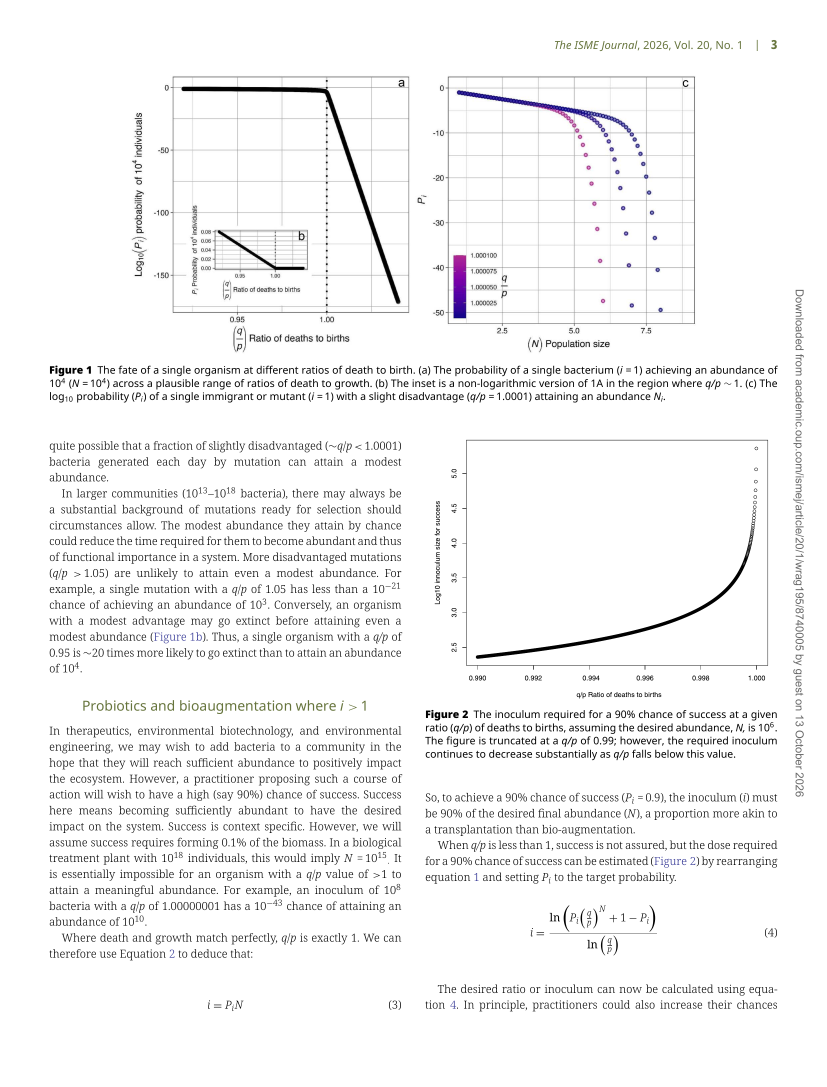
#> input picture 4_question/code/published/page-03.png, 2481 x 3260 px (shown at 1/3 size)
$ python fig1.py
#> lines starting #> are read from the running program, lines starting #| are printed output that depends on the picture
### 4_question/code/fig1a.py
"""Reproduction of Figure 1a from Curtis et al. (2026), ISME J 20, wrag195.

Figure 1a: log10 of the probability P_i that a single organism (i = 1) reaches an
abundance N = 10^4, plotted against the ratio of deaths to births, q/p.

Model (gambler's ruin, paper Eq 1 and Eq 2), with r = q/p:
    r != 1 :  P_i = (1 - r**i) / (1 - r**N)
    r == 1 :  P_i = i / N
Boundary conditions: P_0 = 0 (extinction is final), P_N = 1 (reaching N counts as success).
No time scale is involved (births and deaths are counted as events, not days).

Provenance: initial version generated with Claude (Anthropic), see ai_log.md.
Every equation and parameter below must be checked against the paper by the authors of this repo.

Numerical note: r**N with N = 10^4 overflows or loses all precision in plain floating
point for r somewhat above 1, so the calculation is done in log space using
log|e^x - 1| = x + log1p(-e^-x) for x > 0 and log(-expm1(x)) for x < 0.
No random numbers are used, so there is no seed.
"""
import sys

import matplotlib
import numpy as np

matplotlib.use("Agg")
import matplotlib.pyplot as plt
import mpmath
from mpmath import mp, mpf

I_START = 1        # starting abundance i (Figure 1 caption: single organism)
N_TARGET = 10**4   # target abundance N (Figure 1a caption)


def log_abs_expm1(x):
    """log|exp(x) - 1|, stable for large positive and small negative/positive x (x != 0)."""
    x = np.asarray(x, dtype=float)
    out = np.empty_like(x)
    pos = x > 0
    out[pos] = x[pos] + np.log1p(-np.exp(-x[pos]))
    out[~pos] = np.log(-np.expm1(x[~pos]))
    return out


def log10_prob(r, i=I_START, n=N_TARGET):
    """log10 of P_i from Eq 1 (r != 1) or Eq 2 (r == 1), computed in log space."""
    r = np.asarray(r, dtype=float)
    ln_r = np.log(r)
    res = np.empty_like(r)
    exact_one = ln_r == 0.0
    ok = ~exact_one
    # Eq 1: (1 - r^i)/(1 - r^n) = expm1(i ln r) / expm1(n ln r); both have the same sign
    res[ok] = (log_abs_expm1(i * ln_r[ok]) - log_abs_expm1(n * ln_r[ok])) / np.log(10)
    # Eq 2: P_i = i / N
    res[exact_one] = np.log10(i / n)
    return res


def log10_prob_mp(r, i, n, dps=60):
    """Reference value with arbitrary-precision arithmetic (direct use of Eq 1)."""
    mp.dps = dps
    r = mpf(r)
    if r == 1:
        return mpmath.log10(mpf(i) / n)
    return mpmath.log10((1 - r**i) / (1 - r**n))


# [42 lines left out: functions validate, make_figure, not called in this run]


# [6 lines that do not run on import are left out]

### 4_question/code/fig1.py
"""Reproduction of Figure 1 (panels a, b and c) from Curtis et al. (2026), ISME J 20, wrag195.

Panel a : log10 P_i against q/p, i = 1, N = 10^4  (Eq 1, Eq 2)      -> fig1a.py already did this
Panel b : inset, the same P_i on a linear (not log) axis near q/p = 1
Panel c : log10 P_i against log10 N for i = 1 and q/p very slightly above 1

Model (gambler's ruin), r = q/p:  P_i = (1 - r**i)/(1 - r**N)  for r != 1,  P_i = i/N for r == 1.
Boundary conditions: P_0 = 0, P_N = 1.  No time scale is involved.

ASSUMPTIONS THAT THE PAPER DOES NOT STATE (inferred, see ai_log.md and the printed checks):
  * Panel c x-axis is log10(N): dots are evenly spaced at 0.1 steps from 1.0.
  * Panel c shows THREE series, q/p = 1.0001, 1.00001, 1.000001, ending at log10 N = 6, 7, 8.
    The caption names only q/p = 1.0001 and the colour bar labels 1.000025 to 1.0001; neither
    matches what the dots follow. The inference rests on dot positions read off the figure by eye.
  * Axis limits of all panels were estimated by eye from a 300 dpi raster of page 3.

Provenance: generated with Claude (Anthropic); all equations and parameters must be checked
against the paper by the authors of this repo. No random numbers are used (no seed).

Page raster used for the comparison image was made with:
    pdftoppm -r 300 -f 3 -l 3 -png wrag195.pdf published/page
"""
import sys
from pathlib import Path

import matplotlib

matplotlib.use("Agg")
import matplotlib.pyplot as plt
import mpmath
import numpy as np

from fig1a import I_START, N_TARGET, log10_prob, log10_prob_mp, log_abs_expm1

# (q/p - 1, largest log10 N, colour). Drawn in this order, so the darkest series is on top.
SERIES_C = [
    (1e-4, 6.0, "#c43a9d", "1.0001"),
    (1e-5, 7.0, "#5a2d9c", "1.00001"),
    (1e-6, 8.0, "#1b1b72", "1.000001"),
]


def log10_prob_vs_n(eps, n_values, i=I_START):
    """log10 P_i (Eq 1) for q/p = 1 + eps, over an array of target abundances N."""
    ln_r = np.log1p(eps)  # ln(q/p), accurate even when q/p is within 1e-6 of 1
    num = log_abs_expm1(np.array([i * ln_r]))[0]
    den = log_abs_expm1(np.asarray(n_values, dtype=float) * ln_r)
    return (num - den) / np.log(10)


def series_c(eps, xmax):
    x = np.round(np.arange(1.0, xmax + 1e-9, 0.1), 1)  # log10 N, 0.1 steps (read from the figure)
    return x, log10_prob_vs_n(eps, 10.0**x)


def validate():
    print("=== Panel c: endpoints against 60-digit arithmetic ===")
    for eps, xmax, _, label in SERIES_C:
        x, y = series_c(eps, xmax)
        ref = float(log10_prob_mp(label, I_START, int(10**xmax)))
        print(f"  q/p = {label:>8}: log10 N = {x[-1]:.1f} -> log10 P = {y[-1]:.4f} (mpmath {ref:.4f})")
        assert abs(y[-1] - ref) < 1e-6

    print("\n=== Panel c: dots read off the published figure by eye (+/- 0.5) vs computed ===")
    # (series label, log10 N, y read off the published panel)
    eyeballed = [("1.0001", 5.5, -17.7), ("1.0001", 6.0, -47.4),
                 ("1.00001", 6.5, -18.6), ("1.00001", 7.0, -48.4),
                 ("1.000001", 7.5, -19.8), ("1.000001", 8.0, -49.3)]
    lookup = {s[3]: s[0] for s in SERIES_C}
    for label, xn, y_pub in eyeballed:
        y_ours = float(log10_prob_vs_n(lookup[label], np.array([10.0**xn]))[0])
        print(f"  q/p = {label:>8}, log10 N = {xn}: published ~{y_pub:6.1f}   ours {y_ours:6.2f}")

    print("\n=== Why the three series have the same shape ===")
    a = float(log10_prob_vs_n(1e-4, np.array([1e5]))[0])
    b = float(log10_prob_vs_n(1e-5, np.array([1e6]))[0])
    print(f"  (q/p-1)=1e-4 at N=1e5: {a:.4f};  (q/p-1)=1e-5 at N=1e6: {b:.4f};  difference {b - a:.4f} (about -1)")


def make_figure(path):
#> called with path = 'fig1_reproduction.png'
    fig = plt.figure(figsize=(12, 5.2))
    gs = fig.add_gridspec(1, 2, width_ratios=[1, 1.05], wspace=0.28)
    ax_a = fig.add_subplot(gs[0])
    ax_c = fig.add_subplot(gs[1])
    grey = "#bdbdbd"

    # ---- panel a (same as fig1a.py), plus panel b as an inset ----
    r = np.linspace(0.92, 1.04, 2401)
    ax_a.plot(r, log10_prob(r, I_START, N_TARGET), color="black", linewidth=2.4)
    ax_a.axvline(1.0, color="black", linestyle=":", linewidth=1.4)
    ax_a.set_xlim(0.914, 1.046)
    ax_a.set_ylim(-180, 8)
    ax_a.set_xticks([0.95, 1.00])
    ax_a.set_yticks([0, -50, -100, -150])
    ax_a.set_xlabel("Ratio of deaths to births  (q/p)")
    ax_a.set_ylabel(r"$\log_{10}(P_i)$  probability of $10^4$ individuals")
    ax_a.grid(True, color=grey, linewidth=0.8)
    ax_a.set_axisbelow(True)
    ax_a.text(0.97, 0.97, "a", transform=ax_a.transAxes, ha="right", va="top", fontsize=14)

    ax_b = ax_a.inset_axes([0.175, 0.175, 0.395, 0.176])
    ax_b.plot(r, 10 ** log10_prob(r, I_START, N_TARGET), color="black", linewidth=2.4)
    ax_b.axvline(1.0, color="black", linestyle=":", linewidth=1.0)
    ax_b.set_xlim(0.914, 1.046)
    ax_b.set_ylim(-0.003, 0.085)
    ax_b.set_xticks([0.95, 1.00])
    ax_b.set_yticks([0, 0.02, 0.04, 0.06, 0.08])
    ax_b.tick_params(labelsize=6.5, length=2)
    ax_b.set_xlabel("Ratio of deaths to births (q/p)", fontsize=7, labelpad=2)
    ax_b.set_ylabel(r"$P_i$  Probability of $10^4$ individuals", fontsize=6.5, labelpad=2)
    ax_b.grid(True, color=grey, linewidth=0.5)
    ax_b.set_facecolor("white")
    ax_b.text(0.96, 0.92, "b", transform=ax_b.transAxes, ha="right", va="top", fontsize=11)

    # ---- panel c ----
    for eps, xmax, colour, label in SERIES_C:
        x, y = series_c(eps, xmax)
        ax_c.plot(x, y, "o", ms=4.2, color=colour, mec="#1b1b72", mew=0.5, label=f"q/p = {label}")
    ax_c.set_xlim(0.60, 9.2)
    ax_c.set_ylim(-52.4, 2.4)
    ax_c.set_xticks([2.5, 5.0, 7.5])
    ax_c.set_yticks([0, -10, -20, -30, -40, -50])
    ax_c.set_xlabel(r"$\log_{10}(N)$  population size")
    ax_c.set_ylabel(r"$\log_{10}(P_i)$")
    ax_c.grid(True, color=grey, linewidth=0.8)
    ax_c.set_axisbelow(True)
    ax_c.legend(loc="lower left", frameon=True, fontsize=9, title=r"$i = 1$", title_fontsize=9)
    ax_c.text(0.97, 0.97, "c", transform=ax_c.transAxes, ha="right", va="top", fontsize=14)

    fig.savefig(path, dpi=200, bbox_inches="tight")
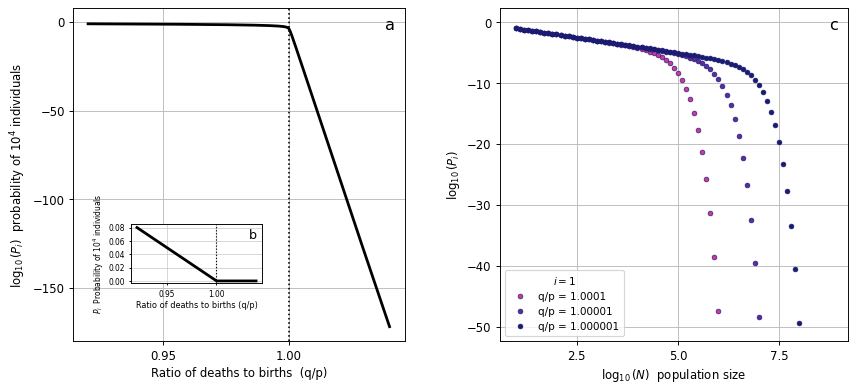
#> figure drawn by matplotlib, 2 panels; panel 1: curve peaks at x = 0.92, y = -1.1; panel 2: curve peaks at x = 1, y = -1; panel 2: curve peaks at x = 1, y = -1; panel 2: curve peaks at x = 1, y = -1
    plt.close(fig)
    return path


def make_comparison(repro_png, out_png):
    """Published Figure 1 above, our reproduction below, for the side-by-side record."""
#> called with repro_png = 'fig1_reproduction.png', out_png = 'fig1_comparison.png'
    from PIL import Image

    page = Path("published/page-03.png")
    if not page.exists():
        print("published/page-03.png not found; skipping comparison image")
        return None
    pub = Image.open(page).crop((100, 180, 2350, 1060))
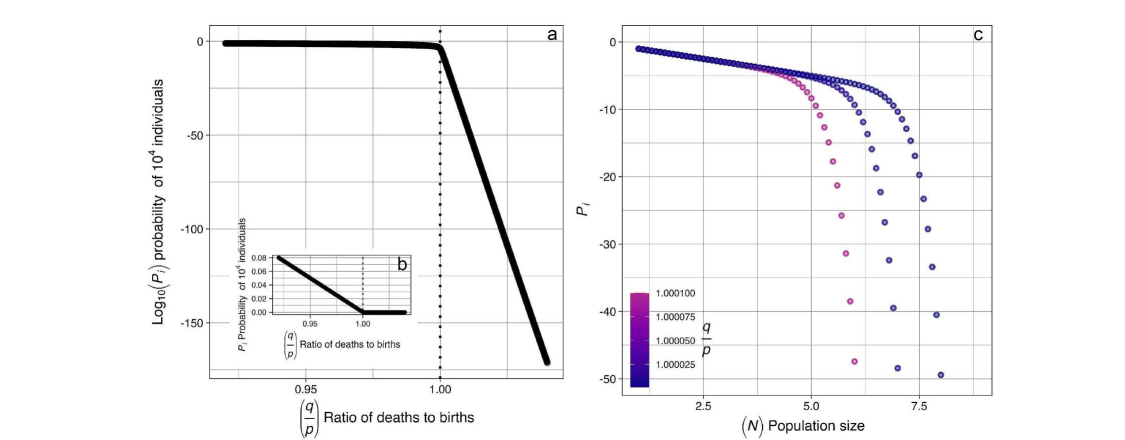
#> pub: PIL image 2250x880 RGB (shown at 1/2 size); mean R, G, B 246.2, 245.7, 246.8
#> (the run stopped early here; a loop or call above may not have finished)

$ run again, with 4_question/code/published/page-06.png copied over 4_question/code/published/page-03.png
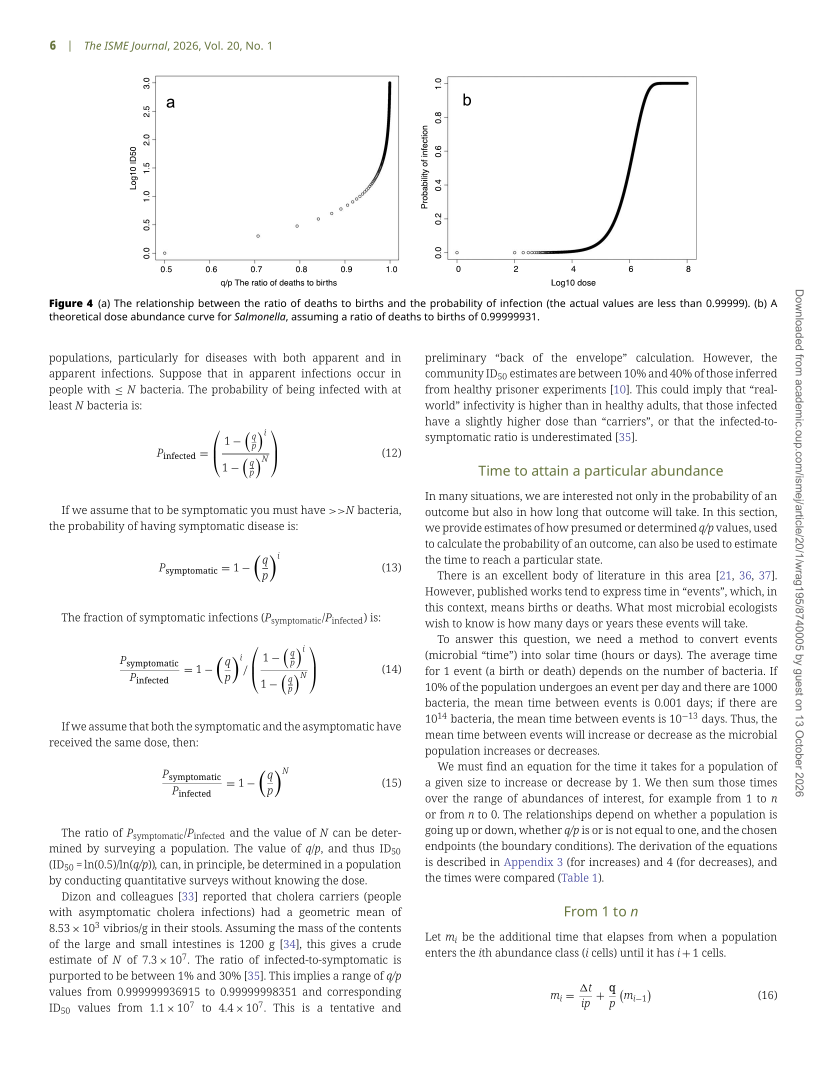
#> input picture 4_question/code/published/page-06.png, 2481 x 3260 px (shown at 1/3 size)
#> in make_comparison, `pub = Image.open(page).crop((100, 180, 2350, 1060))`:
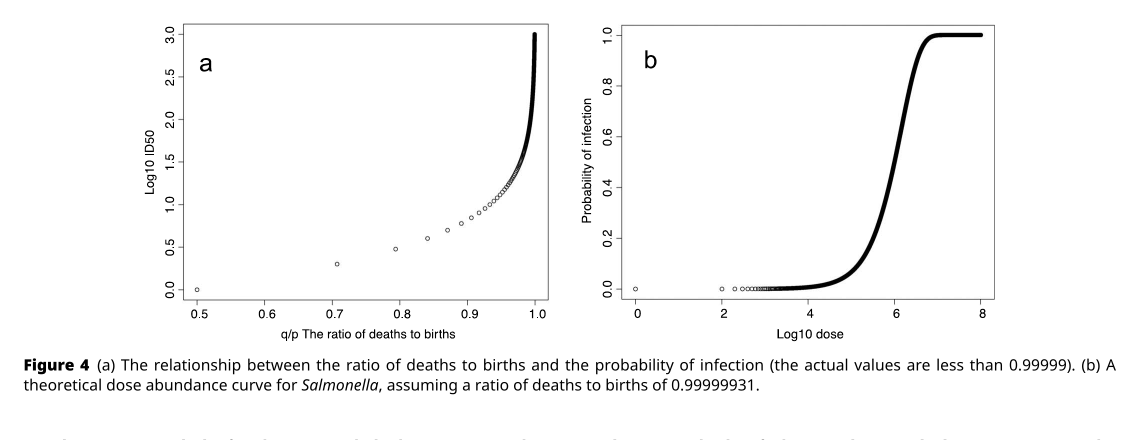
#> pub: PIL image 2250x880 RGB (shown at 1/2 size); min 0, max 255, mean 248.7

$ run again, with 4_question/code/published/page-07.png copied over 4_question/code/published/page-03.png
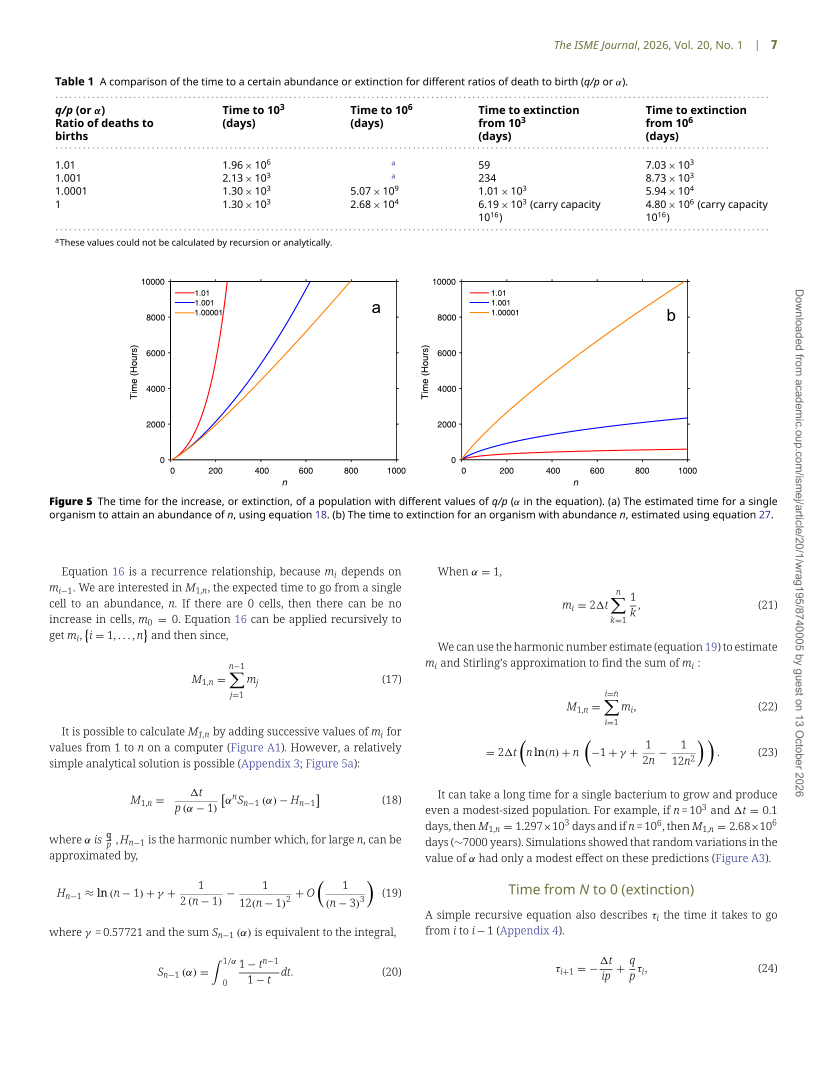
#> input picture 4_question/code/published/page-07.png, 2481 x 3260 px (shown at 1/3 size)
#> in make_comparison, `pub = Image.open(page).crop((100, 180, 2350, 1060))`:
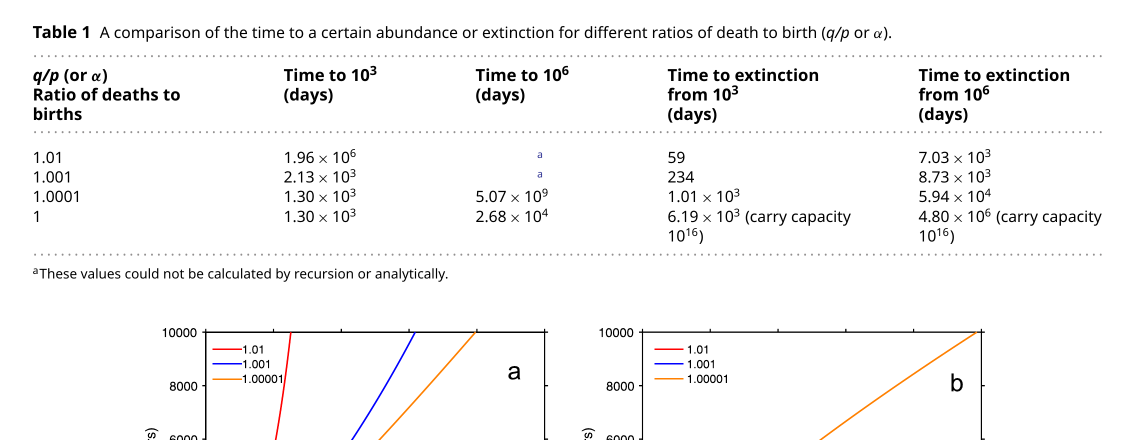
#> pub: PIL image 2250x880 RGB (shown at 1/2 size); mean R, G, B 246.7, 246.4, 246.4

$ run again, with 4_question/code/published/a12hi-05.png copied over 4_question/code/published/page-03.png
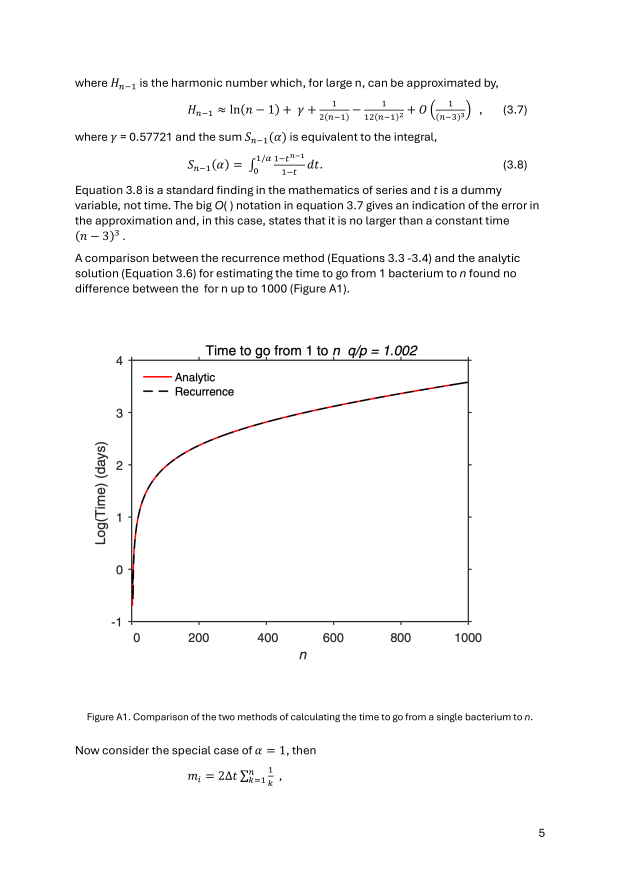
#> input picture 4_question/code/published/a12hi-05.png, 2480 x 3508 px (shown at 1/4 size)
#> in make_comparison, `pub = Image.open(page).crop((100, 180, 2350, 1060))`:
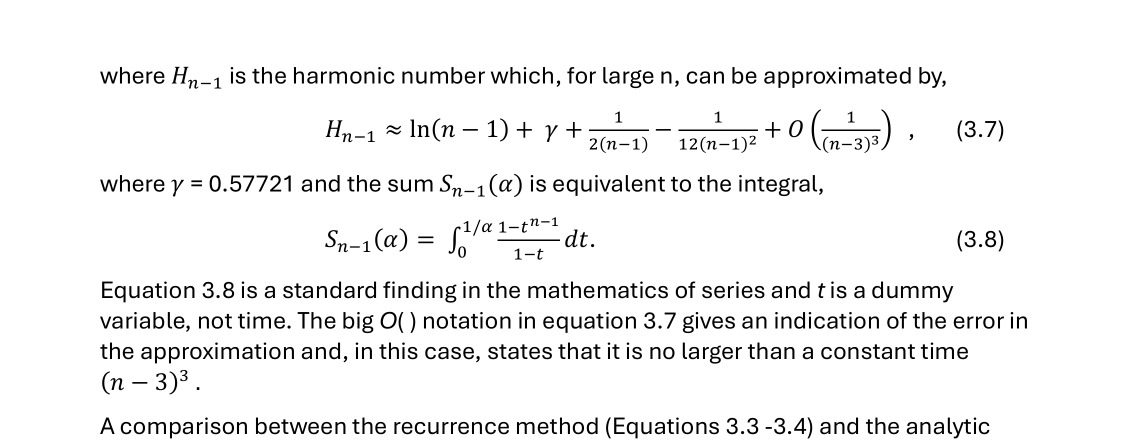
#> pub: PIL image 2250x880 RGB (shown at 1/2 size); min 0, max 255, mean 242
